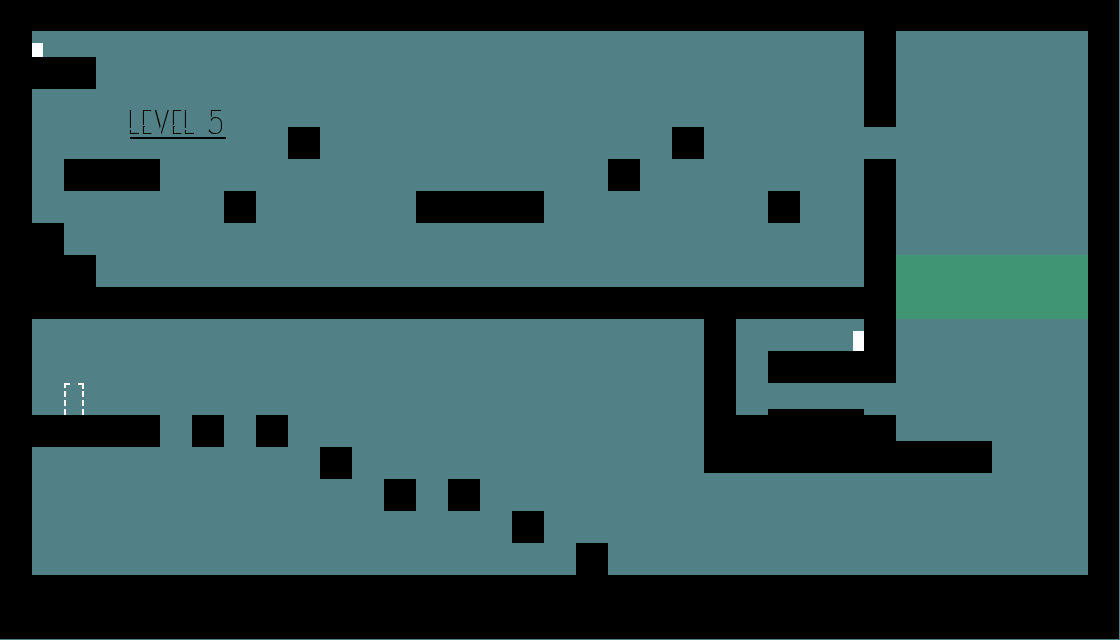

A level layout from a 2D game, rendered from its tile map. Below: a short description, then the map file with tile-grid data replaced by summaries:
An orthogonal 35x20 tile map with 32x32 px tiles, 1 tile layer (Tile Layer 1), 3 tilesets and 38 objects.

<map version="1.0" orientation="orthogonal" renderorder="right-down" width="35" height="20" tilewidth="32" tileheight="32" backgroundcolor="#518086" nextobjectid="45">
 <tileset firstgid="1" name="fff" tilewidth="192" tileheight="64">
  <tile id="0">
   <image width="32" height="32" source="mapblock.png" />
  </tile>
  <tile id="1">
   <image width="32" height="38" source="halfblock - Copy.png" />
  </tile>
  <tile id="2">
   <image width="32" height="48" source="halfblock.png" />
  </tile>
  <tile id="3">
   <image width="11" height="20" source="button2.png" />
  </tile>
  <tile id="4">
   <image width="11" height="20" source="button2.png" />
  </tile>
  <tile id="5">
   <image width="192" height="64" source="regen.png" />
  </tile>
  <tile id="6">
   <image width="32" height="20" source="button3.png" />
  </tile>
  <tile id="7">
   <image width="124" height="32" source="lift.png" />
  </tile>
  <tile id="8">
   <image width="20" height="32" source="door.png" />
  </tile>
  <tile id="9">
   <image width="100" height="60" source="level5text.png" />
  </tile>
 </tileset>
 <tileset firstgid="11" name="sprites2" tilewidth="32" tileheight="32">
  <image source="sprites2.png" width="2048" height="1024" />
 </tileset>
 <tileset firstgid="2059" name="sprites5" tilewidth="32" tileheight="32">
  <image source="sprites5.png" width="2048" height="1024" />
 </tileset>
 <layer name="Tile Layer 1" width="35" height="20">
  <data>[700 cells, 700 non-empty, 700 distinct tile ids]</data>
 </layer>
 <objectgroup name="gate">
  <object id="1" x="384" y="31" width="30" height="192" />
 </objectgroup>
 <objectgroup name="lift">
  <object id="3" x="991" y="441" width="96" height="31" />
 </objectgroup>
 <objectgroup name="enemy">
  <object id="4" x="687" y="543" width="266" height="32" />
 </objectgroup>
 <objectgroup name="button">
  <object id="7" x="31" y="42" width="10" height="15" />
 </objectgroup>
 <objectgroup name="button2">
  <object id="6" x="852" y="332" width="11" height="19" />
 </objectgroup>
 <objectgroup name="regen">
  <object id="5" x="895" y="254" width="192" height="64" />
 </objectgroup>
 <objectgroup name="collision">
  <object id="8" x="0" y="577" width="1156" height="103" />
  <object id="10" x="0" y="1" width="32" height="589" />
  <object id="11" x="29" y="415" width="130" height="34" />
  <object id="12" x="191" y="416" width="33" height="33" />
  <object id="13" x="257" y="416" width="30" height="31" />
  <object id="14" x="320" y="448" width="30" height="32" />
  <object id="17" x="384" y="480" width="31" height="31" />
  <object id="18" x="448" y="480" width="31" height="32" />
  <object id="19" x="512" y="513" width="30" height="30" />
  <object id="20" x="576" y="544" width="31" height="31" />
  <object id="21" x="1087" y="-1" width="44" height="610" />
  <object id="22" x="704" y="319" width="31" height="153" />
  <object id="23" x="735" y="417" width="159" height="56" />
  <object id="24" x="894" y="442" width="97" height="30" />
  <object id="25" x="767" y="351" width="129" height="32" />
  <object id="26" x="768" y="410" width="94" height="25" />
  <object id="27" x="864" y="160" width="31" height="191" />
  <object id="28" x="768" y="192" width="31" height="30" />
  <object id="30" x="862" y="0" width="33" height="127" />
  <object id="31" x="672" y="129" width="32" height="30" />
  <object id="32" x="608" y="160" width="31" height="32" />
  <object id="33" x="32" y="289" width="832" height="30" />
  <object id="34" x="32" y="1" width="1118" height="30" />
  <object id="35" x="31" y="57" width="64" height="31" />
  <object id="36" x="64" y="160" width="96" height="32" />
  <object id="37" x="224" y="192" width="31" height="32" />
  <object id="38" x="289" y="128" width="30" height="32" />
  <object id="39" x="32" y="225" width="32" height="63" />
  <object id="40" x="64" y="256" width="31" height="33" />
  <object id="41" x="415" y="191" width="129" height="32" />
  <object id="43" x="283" y="97" width="1" />
 </objectgroup>
 <objectgroup name="door">
  <object id="44" x="64" y="384" width="19" height="30" />
 </objectgroup>
</map>
